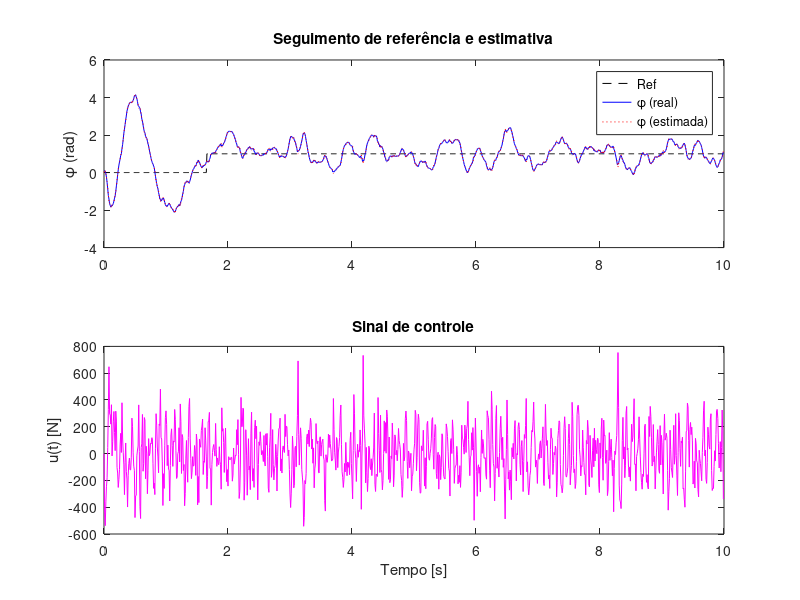

MATLAB code to generate this figure:
%% Atividade 02: Controle do pêndulo invertido sobre carro usando LQG.
clear all; close all; clc;

%% Planta do pêndulo invertido 
% Ref.: https://ctms.engin.umich.edu/CTMS/index.php?example=InvertedPendulum&section=SystemModeling 
% A variável sensorialmente medida é a posição angular do pêndulo (phi)

% Parametros do sistema
M = 0.5; m = 0.2; b = 0.1; I = 0.006; g = 9.8; l = 0.3;   

% Modelo em Espaço de Estados Contínuo
p = I*(M+m)+M*m*l^2; 

A = [0      1              0           0;
     0 -(I+m*l^2)*b/p  (m^2*g*l^2)/p   0;
     0      0              0           1;
     0 -(m*l*b)/p       m*g*l*(M+m)/p  0];

B = [0; (I+m*l^2)/p; 0; m*l/p];

C = [1 0 0 0]; % apenas o angulo do pendulo é medido
%      0 0 1 0];

D = 0;% 0]

sys_ss_c = ss(A,B,C,D, 'statename', {'x' 'x_dot' 'phi' 'phi_dot'}, 'inputname',{'u'}, 'outputname', {'phi'})

% Modelo de Espaço de Estado Discreto
Ts = 0.01; % s
sys_ss_d = c2d(sys_ss_c,Ts)
[Ad,Bd,Cd,Dd] = ssdata(sys_ss_d);

% Modelo Aumentando de Espaço de Estado Discreto
% Adicionar o integrador
Aa = [1,     Cd*Ad;
       zeros(size(Ad,1),1), Ad];  
Ba = [Cd*Bd;
       Bd];
Ca = [1, zeros(1, size(Ad,1))];     % só mede a variavel integrada
Da = 0;

sys_ss_d_a = ss(Aa,Ba,Ca,Da,Ts)

% Verificação de controlabilidade e observabilidade
Co = ctrb(Ad, Bd); Ob = obsv(Ad, Cd);

if rank(Co) == size(Ad,1)
    disp("Sistema Controlável");
else
    warning("Sistema NÃO é Controlável");
end

if rank(Ob) == size(Ad,1)
    disp("Sistema Observável");
else
    warning("Sistema NÃO é Observável");
end

%% Controlador LQR
              %x x_dot phi phi_dot int   
Q_lqr = diag([10    1   100   1     50]);   % ponderação das variaveis de estados
R_lqr = 1;                                  % ponderação do sinal de controle

K = dlqr(Aa,Ba,Q_lqr,R_lqr)

% Analise de estabilidade relativa via margens de ganho e de fase
Cz_lqr = ss(Aa - Ba*K, Ba, -K, 0, Ts);  % controlador LQR
LoopGain_lqr = sys_ss_d_a * Cz_lqr;                 % malha aberta

I = eye(size(LoopGain_lqr.C,1));

Tsen = feedback(LoopGain_lqr, I);   % Co-sensibilidade
Ssen = feedback(I, LoopGain_lqr);   % Sensibilidade

mt = max( sigma(Tsen) ); ms = max( sigma(Ssen) );

GmdB_lqr = min( 20*log10(ms/(ms-1)), 20*log10(1+(1/mt)) )
Pmdeg_lqr = (180/pi)*min( (2*asin(1/(2*ms)) ), (2*asin(1/(2*mt)) ) )

%% Filtro de Kalman (Observador)
Q_kf = diag([ 1   1   1   1  1]);
R_kf = 1;
L = (dlqr(Aa',Ca',Q_kf,R_kf))' % metodo LQR

% Analise de estabilidade relativa via margens de ganho e de fase
Cz_kf = ss(Aa - L*Ca, L, -K, 0, Ts);
LoopGain_kf = sys_ss_d_a * Cz_kf;

Tsen = feedback(LoopGain_kf, eye(size(LoopGain_kf.C,1)));
Ssen = feedback(eye(size(LoopGain_kf.C,1)), LoopGain_kf);

mt = max( sigma(Tsen) ); ms = max( sigma(Ssen) );

GmdB_kf = min( 20*log10(ms/(ms-1)), 20*log10(1+(1/mt)) )
Pmdeg_kf = (180/pi)*min( (2*asin(1/(2*ms)) ), (2*asin(1/(2*mt)) ) )

%% Compensador dinâmico completo LQG

% Condições iniciais
tfinal = 10; % tempo de simulação (s)
N = round(tfinal/Ts); 
t = 0:Ts:N*Ts-Ts;

x(:,1) = [0.1; 0; 0.1; 0];   % posição, velocidade, angulo, velocidade angular
xa(:,1) = [0; 0; 0; 0; 0];   % integrador + estados estimados

y(1) = C*x(:,1);             % saida medida inicial
ya(1) = Ca*xa(:,1);          % saida estimada inicial

x1e(1) = xa(2,1); x2e(1) = xa(3,1);
x3e(1) = xa(4,1); x4e(1) = xa(5,1);

% Disturbios na entrada e saida
w = 1*wgn(1,N, 1e-3, 'linear'); 
v = 1*wgn(1,N, 1e-3, 'linear'); 

ref(1:round(N/6))= 0; ref(round(N/6):N)=1;   % referencia 
u = zeros(1, N);    % controle aplicado
du = zeros(1, N);   % incremento de controle

% Simulação
for k = 2:N
    % Sistema real
    x(:,k) = Ad*x(:,k-1) + Bd*u(k-1) + [0;0;0;0];  % pode adicionar perturbações aqui
    y(k) = C*x(:,k) + v(k);                        % saída com ruído de medição
    
    % Estimador de estados (Filtro de Kalman com integrador)
    xa(:,k) = Aa*xa(:,k-1) + Ba*du(k-1) + L*( y(k-1) - ya(k-1) );
    ya(k) = Ca*xa(:,k);

    % Controle LQR com ação integrativa
    du(k) = K * ( [ref(N); zeros(4,1)] - xa(:,k) );
    
    % Atualiza controle total aplicando integrador na entrada
    u(k) = u(k-1) + du(k);

    % Estados estimados individualmente
%     x1e(k) = xa(2,k);
%     x2e(k) = xa(3,k);
%     x3e(k) = xa(4,k);
%     x4e(k) = xa(5,k);
end

% calculo da Função Custo
J = sum(x(3,:).^2 + u.^2)

%% Plots
% Comparação entre referência, saída real e estimada
figure;
subplot(2,1,1)
    plot(t, ref, 'k--'); hold on;
    plot(t, y, 'b'); 
    plot(t, ya, 'r:');
    legend('Ref', '\phi (real)', '\phi (estimada)');
    ylabel('\phi (rad)');
    title('Seguimento de referência e estimativa');

subplot(2,1,2)
    plot(t, u, 'm');
    ylabel('u(t) [N]');
    xlabel('Tempo [s]');
    title('Sinal de controle');

% Estados estimados vs reais
% figure;
% subplot(4,1,1)
%     plot(t, x(1,:), 'b'); hold on; plot(t, x1e, 'r:'); ylabel('x');
% subplot(4,1,2)
%     plot(t, x(2,:), 'b'); hold on; plot(t, x2e, 'r:'); ylabel('x_{dot}');
% subplot(4,1,3)
%     plot(t, x(3,:), 'b'); hold on; plot(t, x3e, 'r:'); ylabel('\phi');
% subplot(4,1,4)
%     plot(t, x(4,:), 'b'); hold on; plot(t, x4e, 'r:'); ylabel('\phi_{dot}');
% xlabel('Tempo [s]');
% sgtitle('Estados reais vs. estimados');
% legend('Real', 'Estimado');



